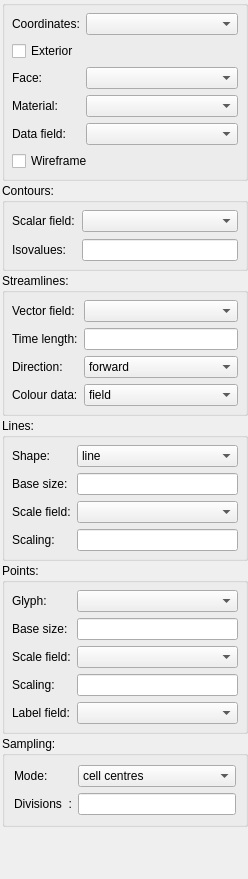
<?xml version="1.0" encoding="UTF-8"?>
<ui version="4.0">
 <class>GraphicsEditorWidget</class>
 <widget class="QWidget" name="GraphicsEditorWidget">
  <property name="enabled">
   <bool>true</bool>
  </property>
  <property name="geometry">
   <rect>
    <x>0</x>
    <y>0</y>
    <width>248</width>
    <height>879</height>
   </rect>
  </property>
  <property name="sizePolicy">
   <sizepolicy hsizetype="Preferred" vsizetype="Preferred">
    <horstretch>0</horstretch>
    <verstretch>0</verstretch>
   </sizepolicy>
  </property>
  <property name="windowTitle">
   <string>Graphics Editor</string>
  </property>
  <layout class="QVBoxLayout" name="verticalLayout">
   <property name="spacing">
    <number>2</number>
   </property>
   <property name="sizeConstraint">
    <enum>QLayout::SetDefaultConstraint</enum>
   </property>
   <property name="leftMargin">
    <number>2</number>
   </property>
   <property name="topMargin">
    <number>0</number>
   </property>
   <property name="rightMargin">
    <number>0</number>
   </property>
   <property name="bottomMargin">
    <number>0</number>
   </property>
   <item>
    <widget class="QGroupBox" name="general_groupbox">
     <property name="sizePolicy">
      <sizepolicy hsizetype="Preferred" vsizetype="Preferred">
       <horstretch>0</horstretch>
       <verstretch>0</verstretch>
      </sizepolicy>
     </property>
     <property name="minimumSize">
      <size>
       <width>0</width>
       <height>0</height>
      </size>
     </property>
     <property name="maximumSize">
      <size>
       <width>16777215</width>
       <height>16777215</height>
      </size>
     </property>
     <property name="title">
      <string/>
     </property>
     <property name="checkable">
      <bool>false</bool>
     </property>
     <layout class="QFormLayout" name="formLayout_3">
      <property name="leftMargin">
       <number>7</number>
      </property>
      <property name="topMargin">
       <number>7</number>
      </property>
      <property name="rightMargin">
       <number>7</number>
      </property>
      <property name="bottomMargin">
       <number>7</number>
      </property>
      <item row="4" column="0">
       <widget class="QLabel" name="material_label">
        <property name="text">
         <string>Material:</string>
        </property>
       </widget>
      </item>
      <item row="4" column="1">
       <widget class="MaterialChooserWidget" name="material_chooser">
        <property name="sizePolicy">
         <sizepolicy hsizetype="Preferred" vsizetype="Preferred">
          <horstretch>0</horstretch>
          <verstretch>0</verstretch>
         </sizepolicy>
        </property>
       </widget>
      </item>
      <item row="3" column="1">
       <widget class="EnumerationChooserWidget" name="face_enumeration_chooser">
        <property name="sizePolicy">
         <sizepolicy hsizetype="Preferred" vsizetype="Preferred">
          <horstretch>0</horstretch>
          <verstretch>0</verstretch>
         </sizepolicy>
        </property>
       </widget>
      </item>
      <item row="7" column="0">
       <widget class="QLabel" name="data_field_label">
        <property name="text">
         <string>Data field:</string>
        </property>
       </widget>
      </item>
      <item row="7" column="1">
       <widget class="FieldChooserWidget" name="data_field_chooser">
        <property name="sizePolicy">
         <sizepolicy hsizetype="Preferred" vsizetype="Preferred">
          <horstretch>0</horstretch>
          <verstretch>0</verstretch>
         </sizepolicy>
        </property>
        <property name="editable">
         <bool>false</bool>
        </property>
       </widget>
      </item>
      <item row="10" column="0" colspan="2">
       <widget class="QCheckBox" name="wireframe_checkbox">
        <property name="sizePolicy">
         <sizepolicy hsizetype="Minimum" vsizetype="Preferred">
          <horstretch>0</horstretch>
          <verstretch>0</verstretch>
         </sizepolicy>
        </property>
        <property name="text">
         <string>Wireframe</string>
        </property>
       </widget>
      </item>
      <item row="3" column="0">
       <widget class="QLabel" name="face_label">
        <property name="text">
         <string>Face:</string>
        </property>
       </widget>
      </item>
      <item row="1" column="0">
       <widget class="QLabel" name="coordinate_field_label">
        <property name="text">
         <string>Coordinates:</string>
        </property>
       </widget>
      </item>
      <item row="2" column="0">
       <widget class="QCheckBox" name="exterior_checkbox">
        <property name="sizePolicy">
         <sizepolicy hsizetype="Minimum" vsizetype="Preferred">
          <horstretch>0</horstretch>
          <verstretch>0</verstretch>
         </sizepolicy>
        </property>
        <property name="text">
         <string>Exterior</string>
        </property>
       </widget>
      </item>
      <item row="1" column="1">
       <widget class="FieldChooserWidget" name="coordinate_field_chooser"/>
      </item>
     </layout>
    </widget>
   </item>
   <item>
    <widget class="QGroupBox" name="contours_groupbox">
     <property name="sizePolicy">
      <sizepolicy hsizetype="Preferred" vsizetype="Preferred">
       <horstretch>0</horstretch>
       <verstretch>0</verstretch>
      </sizepolicy>
     </property>
     <property name="minimumSize">
      <size>
       <width>0</width>
       <height>0</height>
      </size>
     </property>
     <property name="maximumSize">
      <size>
       <width>16777215</width>
       <height>16777215</height>
      </size>
     </property>
     <property name="title">
      <string>Contours:</string>
     </property>
     <property name="flat">
      <bool>false</bool>
     </property>
     <layout class="QFormLayout" name="formLayout_2">
      <property name="fieldGrowthPolicy">
       <enum>QFormLayout::AllNonFixedFieldsGrow</enum>
      </property>
      <property name="horizontalSpacing">
       <number>7</number>
      </property>
      <property name="verticalSpacing">
       <number>7</number>
      </property>
      <property name="leftMargin">
       <number>7</number>
      </property>
      <property name="topMargin">
       <number>7</number>
      </property>
      <property name="rightMargin">
       <number>7</number>
      </property>
      <property name="bottomMargin">
       <number>7</number>
      </property>
      <item row="1" column="1">
       <widget class="QLineEdit" name="isovalues_lineedit">
        <property name="sizePolicy">
         <sizepolicy hsizetype="Expanding" vsizetype="Preferred">
          <horstretch>0</horstretch>
          <verstretch>0</verstretch>
         </sizepolicy>
        </property>
       </widget>
      </item>
      <item row="0" column="0">
       <widget class="QLabel" name="isoscalar_field_label">
        <property name="text">
         <string>Scalar field:</string>
        </property>
       </widget>
      </item>
      <item row="0" column="1">
       <widget class="FieldChooserWidget" name="isoscalar_field_chooser"/>
      </item>
      <item row="1" column="0">
       <widget class="QLabel" name="isovalues_label">
        <property name="text">
         <string>Isovalues:</string>
        </property>
       </widget>
      </item>
     </layout>
    </widget>
   </item>
   <item>
    <widget class="QGroupBox" name="streamlines_groupbox">
     <property name="title">
      <string>Streamlines:</string>
     </property>
     <layout class="QFormLayout" name="formLayout_5">
      <property name="leftMargin">
       <number>7</number>
      </property>
      <property name="topMargin">
       <number>7</number>
      </property>
      <property name="rightMargin">
       <number>7</number>
      </property>
      <property name="bottomMargin">
       <number>7</number>
      </property>
      <item row="0" column="0">
       <widget class="QLabel" name="stream_vector_field_label">
        <property name="text">
         <string>Vector field:</string>
        </property>
       </widget>
      </item>
      <item row="0" column="1">
       <widget class="FieldChooserWidget" name="stream_vector_field_chooser">
        <property name="sizePolicy">
         <sizepolicy hsizetype="Preferred" vsizetype="Preferred">
          <horstretch>0</horstretch>
          <verstretch>0</verstretch>
         </sizepolicy>
        </property>
       </widget>
      </item>
      <item row="1" column="0">
       <widget class="QLabel" name="streamlines_track_length_label">
        <property name="text">
         <string>Time length:</string>
        </property>
       </widget>
      </item>
      <item row="1" column="1">
       <widget class="QLineEdit" name="streamlines_track_length_lineedit"/>
      </item>
      <item row="2" column="0">
       <widget class="QLabel" name="streamline_track_direction_label">
        <property name="text">
         <string>Direction:</string>
        </property>
       </widget>
      </item>
      <item row="2" column="1">
       <widget class="QComboBox" name="streamlines_track_direction_combobox">
        <item>
         <property name="text">
          <string>forward</string>
         </property>
        </item>
        <item>
         <property name="text">
          <string>reverse</string>
         </property>
        </item>
       </widget>
      </item>
      <item row="3" column="1">
       <widget class="QComboBox" name="streamlines_colour_data_type_combobox">
        <item>
         <property name="text">
          <string>field</string>
         </property>
        </item>
        <item>
         <property name="text">
          <string>magnitude</string>
         </property>
        </item>
        <item>
         <property name="text">
          <string>travel time</string>
         </property>
        </item>
       </widget>
      </item>
      <item row="3" column="0">
       <widget class="QLabel" name="streamlines_colour_data_type_label">
        <property name="text">
         <string>Colour data:</string>
        </property>
       </widget>
      </item>
     </layout>
    </widget>
   </item>
   <item>
    <widget class="QGroupBox" name="lines_groupbox">
     <property name="title">
      <string>Lines:</string>
     </property>
     <layout class="QFormLayout" name="formLayout_4">
      <property name="fieldGrowthPolicy">
       <enum>QFormLayout::AllNonFixedFieldsGrow</enum>
      </property>
      <property name="leftMargin">
       <number>7</number>
      </property>
      <property name="topMargin">
       <number>7</number>
      </property>
      <property name="rightMargin">
       <number>7</number>
      </property>
      <property name="bottomMargin">
       <number>7</number>
      </property>
      <item row="0" column="0">
       <widget class="QLabel" name="line_shape_label">
        <property name="text">
         <string>Shape:</string>
        </property>
       </widget>
      </item>
      <item row="0" column="1">
       <widget class="QComboBox" name="line_shape_combobox">
        <item>
         <property name="text">
          <string>line</string>
         </property>
        </item>
        <item>
         <property name="text">
          <string>ribbon</string>
         </property>
        </item>
        <item>
         <property name="text">
          <string>circle extrusion</string>
         </property>
        </item>
        <item>
         <property name="text">
          <string>square extrusion</string>
         </property>
        </item>
       </widget>
      </item>
      <item row="1" column="0">
       <widget class="QLabel" name="line_base_size_label">
        <property name="text">
         <string>Base size:</string>
        </property>
       </widget>
      </item>
      <item row="1" column="1">
       <widget class="QLineEdit" name="line_base_size_lineedit">
        <property name="sizePolicy">
         <sizepolicy hsizetype="Expanding" vsizetype="Preferred">
          <horstretch>0</horstretch>
          <verstretch>0</verstretch>
         </sizepolicy>
        </property>
       </widget>
      </item>
      <item row="2" column="0">
       <widget class="QLabel" name="line_orientation_scale_field_label">
        <property name="text">
         <string>Scale field:</string>
        </property>
       </widget>
      </item>
      <item row="2" column="1">
       <widget class="FieldChooserWidget" name="line_orientation_scale_field_chooser">
        <property name="sizePolicy">
         <sizepolicy hsizetype="Preferred" vsizetype="Preferred">
          <horstretch>0</horstretch>
          <verstretch>0</verstretch>
         </sizepolicy>
        </property>
       </widget>
      </item>
      <item row="3" column="0">
       <widget class="QLabel" name="line_scale_factors_label">
        <property name="text">
         <string>Scaling:</string>
        </property>
       </widget>
      </item>
      <item row="3" column="1">
       <widget class="QLineEdit" name="line_scale_factors_lineedit">
        <property name="sizePolicy">
         <sizepolicy hsizetype="Expanding" vsizetype="Preferred">
          <horstretch>0</horstretch>
          <verstretch>0</verstretch>
         </sizepolicy>
        </property>
       </widget>
      </item>
     </layout>
    </widget>
   </item>
   <item>
    <widget class="QGroupBox" name="points_groupbox">
     <property name="sizePolicy">
      <sizepolicy hsizetype="Preferred" vsizetype="Preferred">
       <horstretch>0</horstretch>
       <verstretch>0</verstretch>
      </sizepolicy>
     </property>
     <property name="minimumSize">
      <size>
       <width>0</width>
       <height>0</height>
      </size>
     </property>
     <property name="maximumSize">
      <size>
       <width>16777215</width>
       <height>16777215</height>
      </size>
     </property>
     <property name="title">
      <string>Points:</string>
     </property>
     <layout class="QFormLayout" name="formLayout">
      <property name="fieldGrowthPolicy">
       <enum>QFormLayout::AllNonFixedFieldsGrow</enum>
      </property>
      <property name="leftMargin">
       <number>7</number>
      </property>
      <property name="topMargin">
       <number>7</number>
      </property>
      <property name="rightMargin">
       <number>7</number>
      </property>
      <property name="bottomMargin">
       <number>7</number>
      </property>
      <item row="0" column="0">
       <widget class="QLabel" name="glyph_label">
        <property name="text">
         <string>Glyph:</string>
        </property>
       </widget>
      </item>
      <item row="0" column="1">
       <widget class="GlyphChooserWidget" name="glyph_chooser">
        <property name="sizePolicy">
         <sizepolicy hsizetype="Preferred" vsizetype="Preferred">
          <horstretch>0</horstretch>
          <verstretch>0</verstretch>
         </sizepolicy>
        </property>
       </widget>
      </item>
      <item row="2" column="0">
       <widget class="QLabel" name="point_base_size_label">
        <property name="text">
         <string>Base size:</string>
        </property>
       </widget>
      </item>
      <item row="2" column="1">
       <widget class="QLineEdit" name="point_base_size_lineedit">
        <property name="sizePolicy">
         <sizepolicy hsizetype="Expanding" vsizetype="Preferred">
          <horstretch>0</horstretch>
          <verstretch>0</verstretch>
         </sizepolicy>
        </property>
       </widget>
      </item>
      <item row="3" column="0">
       <widget class="QLabel" name="point_orientation_scale_field_label">
        <property name="text">
         <string>Scale field:</string>
        </property>
       </widget>
      </item>
      <item row="3" column="1">
       <widget class="FieldChooserWidget" name="point_orientation_scale_field_chooser">
        <property name="sizePolicy">
         <sizepolicy hsizetype="Preferred" vsizetype="Preferred">
          <horstretch>0</horstretch>
          <verstretch>0</verstretch>
         </sizepolicy>
        </property>
       </widget>
      </item>
      <item row="6" column="0">
       <widget class="QLabel" name="point_scale_factors_label">
        <property name="text">
         <string>Scaling:</string>
        </property>
       </widget>
      </item>
      <item row="7" column="0">
       <widget class="QLabel" name="label_field_label">
        <property name="text">
         <string>Label field:</string>
        </property>
       </widget>
      </item>
      <item row="7" column="1">
       <widget class="FieldChooserWidget" name="label_field_chooser">
        <property name="sizePolicy">
         <sizepolicy hsizetype="Preferred" vsizetype="Preferred">
          <horstretch>0</horstretch>
          <verstretch>0</verstretch>
         </sizepolicy>
        </property>
       </widget>
      </item>
      <item row="6" column="1">
       <widget class="QLineEdit" name="point_scale_factors_lineedit">
        <property name="sizePolicy">
         <sizepolicy hsizetype="Expanding" vsizetype="Preferred">
          <horstretch>0</horstretch>
          <verstretch>0</verstretch>
         </sizepolicy>
        </property>
       </widget>
      </item>
     </layout>
    </widget>
   </item>
   <item>
    <widget class="QGroupBox" name="sampling_groupbox">
     <property name="title">
      <string>Sampling:</string>
     </property>
     <layout class="QFormLayout" name="formLayout_6">
      <item row="1" column="1">
       <widget class="QLineEdit" name="sampling_divisions_lineedit"/>
      </item>
      <item row="1" column="0">
       <widget class="QLabel" name="sampling_divisions_label">
        <property name="text">
         <string>Divisions  :</string>
        </property>
       </widget>
      </item>
      <item row="0" column="1">
       <widget class="QComboBox" name="sampling_mode_combobox">
        <item>
         <property name="text">
          <string>cell centres</string>
         </property>
        </item>
        <item>
         <property name="text">
          <string>cell corners</string>
         </property>
        </item>
       </widget>
      </item>
      <item row="0" column="0">
       <widget class="QLabel" name="sampling_mode_label">
        <property name="text">
         <string>Mode:</string>
        </property>
       </widget>
      </item>
     </layout>
    </widget>
   </item>
   <item>
    <spacer name="verticalSpacer">
     <property name="orientation">
      <enum>Qt::Vertical</enum>
     </property>
     <property name="sizeHint" stdset="0">
      <size>
       <width>20</width>
       <height>40</height>
      </size>
     </property>
    </spacer>
   </item>
  </layout>
 </widget>
 <customwidgets>
  <customwidget>
   <class>FieldChooserWidget</class>
   <extends>QComboBox</extends>
   <header>opencmiss/zincwidgets/fieldchooserwidget.h</header>
  </customwidget>
  <customwidget>
   <class>MaterialChooserWidget</class>
   <extends>QComboBox</extends>
   <header>opencmiss/zincwidgets/materialchooserwidget.h</header>
  </customwidget>
  <customwidget>
   <class>EnumerationChooserWidget</class>
   <extends>QComboBox</extends>
   <header>opencmiss/zincwidgets/enumerationchooserwidget.h</header>
  </customwidget>
  <customwidget>
   <class>GlyphChooserWidget</class>
   <extends>QComboBox</extends>
   <header>opencmiss/zincwidgets/glyphchooserwidget.h</header>
  </customwidget>
 </customwidgets>
 <resources/>
 <connections>
  <connection>
   <sender>data_field_chooser</sender>
   <signal>currentIndexChanged(int)</signal>
   <receiver>GraphicsEditorWidget</receiver>
   <slot>dataFieldChanged(int)</slot>
   <hints>
    <hint type="sourcelabel">
     <x>135</x>
     <y>20</y>
    </hint>
    <hint type="destinationlabel">
     <x>199</x>
     <y>149</y>
    </hint>
   </hints>
  </connection>
  <connection>
   <sender>material_chooser</sender>
   <signal>currentIndexChanged(int)</signal>
   <receiver>GraphicsEditorWidget</receiver>
   <slot>materialChanged(int)</slot>
   <hints>
    <hint type="sourcelabel">
     <x>135</x>
     <y>70</y>
    </hint>
    <hint type="destinationlabel">
     <x>199</x>
     <y>149</y>
    </hint>
   </hints>
  </connection>
  <connection>
   <sender>glyph_chooser</sender>
   <signal>currentIndexChanged(int)</signal>
   <receiver>GraphicsEditorWidget</receiver>
   <slot>glyphChanged(int)</slot>
   <hints>
    <hint type="sourcelabel">
     <x>135</x>
     <y>130</y>
    </hint>
    <hint type="destinationlabel">
     <x>199</x>
     <y>149</y>
    </hint>
   </hints>
  </connection>
  <connection>
   <sender>point_base_size_lineedit</sender>
   <signal>editingFinished()</signal>
   <receiver>GraphicsEditorWidget</receiver>
   <slot>pointBaseSizeEntered()</slot>
   <hints>
    <hint type="sourcelabel">
     <x>152</x>
     <y>160</y>
    </hint>
    <hint type="destinationlabel">
     <x>199</x>
     <y>149</y>
    </hint>
   </hints>
  </connection>
  <connection>
   <sender>point_scale_factors_lineedit</sender>
   <signal>editingFinished()</signal>
   <receiver>GraphicsEditorWidget</receiver>
   <slot>pointScaleFactorsEntered()</slot>
   <hints>
    <hint type="sourcelabel">
     <x>152</x>
     <y>220</y>
    </hint>
    <hint type="destinationlabel">
     <x>199</x>
     <y>149</y>
    </hint>
   </hints>
  </connection>
  <connection>
   <sender>point_orientation_scale_field_chooser</sender>
   <signal>currentIndexChanged(int)</signal>
   <receiver>GraphicsEditorWidget</receiver>
   <slot>pointOrientationScaleFieldChanged(int)</slot>
   <hints>
    <hint type="sourcelabel">
     <x>145</x>
     <y>190</y>
    </hint>
    <hint type="destinationlabel">
     <x>199</x>
     <y>149</y>
    </hint>
   </hints>
  </connection>
  <connection>
   <sender>label_field_chooser</sender>
   <signal>currentIndexChanged(int)</signal>
   <receiver>GraphicsEditorWidget</receiver>
   <slot>labelFieldChanged(int)</slot>
   <hints>
    <hint type="sourcelabel">
     <x>145</x>
     <y>250</y>
    </hint>
    <hint type="destinationlabel">
     <x>199</x>
     <y>149</y>
    </hint>
   </hints>
  </connection>
  <connection>
   <sender>exterior_checkbox</sender>
   <signal>clicked(bool)</signal>
   <receiver>GraphicsEditorWidget</receiver>
   <slot>exteriorClicked(bool)</slot>
   <hints>
    <hint type="sourcelabel">
     <x>60</x>
     <y>69</y>
    </hint>
    <hint type="destinationlabel">
     <x>199</x>
     <y>299</y>
    </hint>
   </hints>
  </connection>
  <connection>
   <sender>isoscalar_field_chooser</sender>
   <signal>currentIndexChanged(int)</signal>
   <receiver>GraphicsEditorWidget</receiver>
   <slot>isoscalarFieldChanged(int)</slot>
   <hints>
    <hint type="sourcelabel">
     <x>162</x>
     <y>250</y>
    </hint>
    <hint type="destinationlabel">
     <x>114</x>
     <y>299</y>
    </hint>
   </hints>
  </connection>
  <connection>
   <sender>face_combobox</sender>
   <signal>currentIndexChanged(int)</signal>
   <receiver>GraphicsEditorWidget</receiver>
   <slot>faceChanged(int)</slot>
   <hints>
    <hint type="sourcelabel">
     <x>180</x>
     <y>60</y>
    </hint>
    <hint type="destinationlabel">
     <x>114</x>
     <y>299</y>
    </hint>
   </hints>
  </connection>
  <connection>
   <sender>wireframe_checkbox</sender>
   <signal>clicked(bool)</signal>
   <receiver>GraphicsEditorWidget</receiver>
   <slot>wireframeClicked(bool)</slot>
   <hints>
    <hint type="sourcelabel">
     <x>55</x>
     <y>149</y>
    </hint>
    <hint type="destinationlabel">
     <x>114</x>
     <y>299</y>
    </hint>
   </hints>
  </connection>
  <connection>
   <sender>isovalues_lineedit</sender>
   <signal>editingFinished()</signal>
   <receiver>GraphicsEditorWidget</receiver>
   <slot>isovaluesEntered()</slot>
   <hints>
    <hint type="sourcelabel">
     <x>148</x>
     <y>446</y>
    </hint>
    <hint type="destinationlabel">
     <x>109</x>
     <y>341</y>
    </hint>
   </hints>
  </connection>
  <connection>
   <sender>line_base_size_lineedit</sender>
   <signal>editingFinished()</signal>
   <receiver>GraphicsEditorWidget</receiver>
   <slot>lineBaseSizeEntered()</slot>
   <hints>
    <hint type="sourcelabel">
     <x>145</x>
     <y>447</y>
    </hint>
    <hint type="destinationlabel">
     <x>109</x>
     <y>341</y>
    </hint>
   </hints>
  </connection>
  <connection>
   <sender>line_orientation_scale_field_chooser</sender>
   <signal>currentIndexChanged(int)</signal>
   <receiver>GraphicsEditorWidget</receiver>
   <slot>lineOrientationScaleFieldChanged(int)</slot>
   <hints>
    <hint type="sourcelabel">
     <x>145</x>
     <y>476</y>
    </hint>
    <hint type="destinationlabel">
     <x>109</x>
     <y>341</y>
    </hint>
   </hints>
  </connection>
  <connection>
   <sender>line_scale_factors_lineedit</sender>
   <signal>editingFinished()</signal>
   <receiver>GraphicsEditorWidget</receiver>
   <slot>lineScaleFactorsEntered()</slot>
   <hints>
    <hint type="sourcelabel">
     <x>145</x>
     <y>505</y>
    </hint>
    <hint type="destinationlabel">
     <x>109</x>
     <y>341</y>
    </hint>
   </hints>
  </connection>
  <connection>
   <sender>line_shape_combobox</sender>
   <signal>currentIndexChanged(int)</signal>
   <receiver>GraphicsEditorWidget</receiver>
   <slot>lineShapeChanged(int)</slot>
   <hints>
    <hint type="sourcelabel">
     <x>145</x>
     <y>418</y>
    </hint>
    <hint type="destinationlabel">
     <x>109</x>
     <y>341</y>
    </hint>
   </hints>
  </connection>
  <connection>
   <sender>stream_vector_field_chooser</sender>
   <signal>currentIndexChanged(int)</signal>
   <receiver>GraphicsEditorWidget</receiver>
   <slot>streamVectorFieldChanged(int)</slot>
   <hints>
    <hint type="sourcelabel">
     <x>162</x>
     <y>640</y>
    </hint>
    <hint type="destinationlabel">
     <x>123</x>
     <y>394</y>
    </hint>
   </hints>
  </connection>
  <connection>
   <sender>streamlines_track_length_lineedit</sender>
   <signal>editingFinished()</signal>
   <receiver>GraphicsEditorWidget</receiver>
   <slot>streamlinesTrackLengthEntered()</slot>
   <hints>
    <hint type="sourcelabel">
     <x>162</x>
     <y>669</y>
    </hint>
    <hint type="destinationlabel">
     <x>123</x>
     <y>394</y>
    </hint>
   </hints>
  </connection>
  <connection>
   <sender>streamlines_track_direction_combobox</sender>
   <signal>currentIndexChanged(int)</signal>
   <receiver>GraphicsEditorWidget</receiver>
   <slot>streamlinesTrackDirectionChanged(int)</slot>
   <hints>
    <hint type="sourcelabel">
     <x>162</x>
     <y>698</y>
    </hint>
    <hint type="destinationlabel">
     <x>123</x>
     <y>394</y>
    </hint>
   </hints>
  </connection>
  <connection>
   <sender>coordinate_field_chooser</sender>
   <signal>currentIndexChanged(int)</signal>
   <receiver>GraphicsEditorWidget</receiver>
   <slot>coordinateFieldChanged(int)</slot>
   <hints>
    <hint type="sourcelabel">
     <x>164</x>
     <y>25</y>
    </hint>
    <hint type="destinationlabel">
     <x>123</x>
     <y>394</y>
    </hint>
   </hints>
  </connection>
  <connection>
   <sender>sampling_mode_combobox</sender>
   <signal>currentIndexChanged(int)</signal>
   <receiver>GraphicsEditorWidget</receiver>
   <slot>samplingModeChanged(int)</slot>
   <hints>
    <hint type="sourcelabel">
     <x>179</x>
     <y>415</y>
    </hint>
    <hint type="destinationlabel">
     <x>123</x>
     <y>394</y>
    </hint>
   </hints>
  </connection>
  <connection>
   <sender>sampling_divisions_lineedit</sender>
   <signal>editingFinished()</signal>
   <receiver>GraphicsEditorWidget</receiver>
   <slot>samplingDivisionsEntered()</slot>
   <hints>
    <hint type="sourcelabel">
     <x>159</x>
     <y>482</y>
    </hint>
    <hint type="destinationlabel">
     <x>123</x>
     <y>441</y>
    </hint>
   </hints>
  </connection>
  <connection>
   <sender>streamlines_colour_data_type_combobox</sender>
   <signal>currentIndexChanged(int)</signal>
   <receiver>GraphicsEditorWidget</receiver>
   <slot>streamlinesColourDataTypeChanged(int)</slot>
   <hints>
    <hint type="sourcelabel">
     <x>164</x>
     <y>422</y>
    </hint>
    <hint type="destinationlabel">
     <x>123</x>
     <y>441</y>
    </hint>
   </hints>
  </connection>
  <connection>
   <sender>face_enumeration_chooser</sender>
   <signal>currentIndexChanged(int)</signal>
   <receiver>GraphicsEditorWidget</receiver>
   <slot>faceChanged(int)</slot>
   <hints>
    <hint type="sourcelabel">
     <x>158</x>
     <y>122</y>
    </hint>
    <hint type="destinationlabel">
     <x>123</x>
     <y>439</y>
    </hint>
   </hints>
  </connection>
 </connections>
 <slots>
  <slot>materialChanged(int)</slot>
  <slot>dataFieldChanged(int)</slot>
  <slot>glyphChanged(int)</slot>
  <slot>pointOrientationScaleFieldChanged(int)</slot>
  <slot>labelFieldChanged(int)</slot>
  <slot>pointBaseSizeEntered()</slot>
  <slot>pointScaleFactorsEntered()</slot>
  <slot>exteriorClicked(bool)</slot>
  <slot>isoscalarFieldChanged(int)</slot>
  <slot>faceChanged(int)</slot>
  <slot>wireframeClicked(bool)</slot>
  <slot>isovaluesEntered()</slot>
  <slot>lineShapeChanged(int)</slot>
  <slot>lineScaleFactorsEntered()</slot>
  <slot>lineOrientationScaleFieldChanged(int)</slot>
  <slot>lineBaseSizeEntered()</slot>
  <slot>streamVectorFieldChanged(int)</slot>
  <slot>streamlinesTrackLengthEntered()</slot>
  <slot>streamlinesTrackDirectionChanged(int)</slot>
  <slot>coordinateFieldChanged(int)</slot>
  <slot>samplingModeChanged(int)</slot>
  <slot>samplingDivisionsEntered()</slot>
  <slot>streamlinesColourDataTypeChanged(int)</slot>
 </slots>
</ui>
